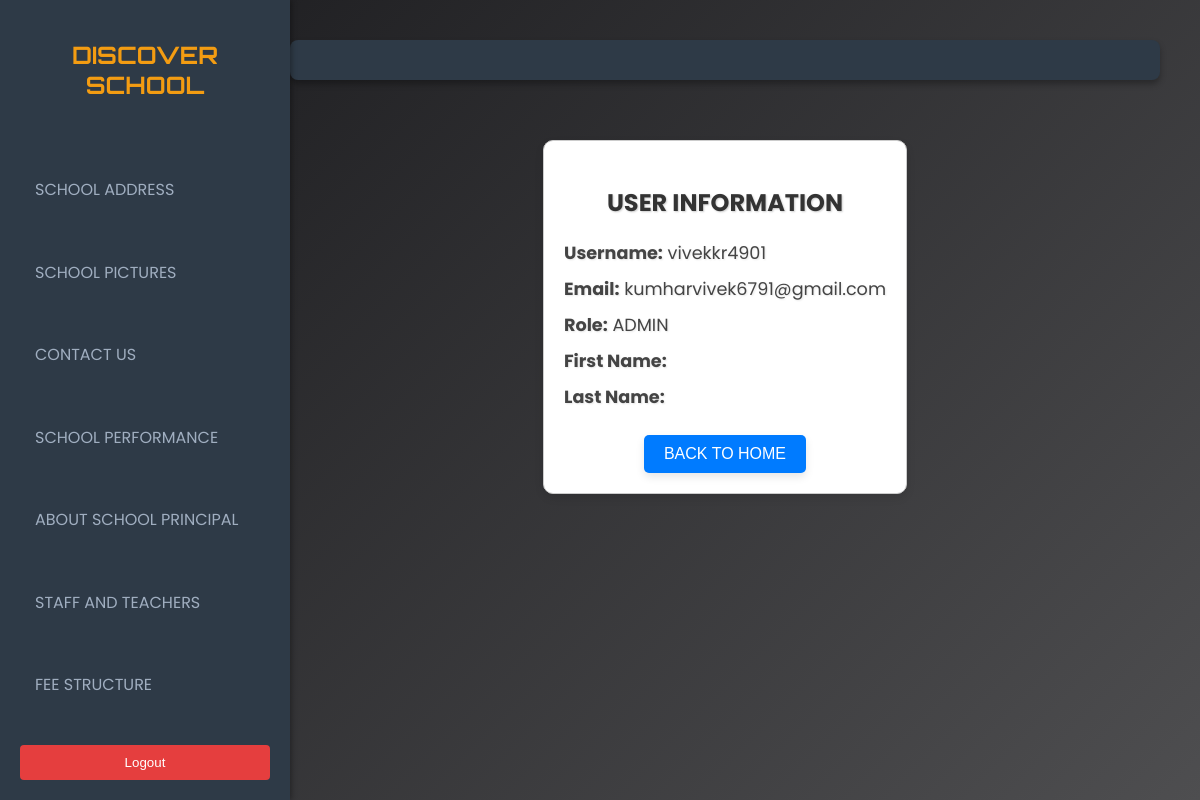
Page /profile/ (signed in) on the committed database.
### app/models.py (models this page shows, shortened)
class User(AbstractUser):
    first_name = models.CharField(max_length=200)
    last_name = models.CharField(max_length=200)
    class Role(models.TextChoices):
        ADMIN = "ADMIN", _('Admin')
        PRINCIPAL = "PRINCIPAL", _('Principal')
        STUDENT = "STUDENT", _('Student')
        TEACHER = "TEACHER", _('Teacher')
        WAITING = "WAITING", _('Waiting')
    base_role = Role.WAITING
    role = models.CharField(max_length=50, choices=Role.choices, default=base_role)

### app/views.py (the view)
# urls.py: path('profile/', views.profile, name='profile'),
@login_required(redirect_field_name="{% url 'login' %}")
def profile(request):
    if request.user.role != User.Role.STUDENT:
        return render(request, 'profile.html')
    else:
        try:
            student = Students.objects.get(id=request.user.id)
            return redirect(reverse('student_profile', args=[student.id]))  # Replace with your student profile URL name
        except Students.DoesNotExist:
            return render(request, 'profile.html')

### app/templates/profile.html (shortened to what this page needs)
{% extends 'base.html' %}
{% block content %}
<div class="profile-container">
    {% if user.is_authenticated %}
        <div id="profile-picture">
            <h3>USER INFORMATION</h3>
        </div>
        <div class="profile-info">
            <p><strong>Username:</strong> {{ user.username }}</p>
            <p><strong>Email:</strong> {{ user.email }}</p>
            <p><strong>Role:</strong> {{ user.role }}</p>
            <p><strong>First Name:</strong> {{ user.first_name }}</p>
            <p><strong>Last Name:</strong> {{ user.last_name }}</p>
        </div>
        <button onclick="window.location.href='{% url 'home' %}'" class="back-button">BACK TO HOME</button>
    {% else %}
        <p>You are not logged in. Please <a href="{% url 'login' %}">login</a> to view your profile.</p>
    {% endif %}
</div>
{% endblock %}

### app/templates/base.html (style rules this page uses)
body { font-family: 'Poppins', sans-serif; background: linear-gradient(135deg, #1a1a1d, #4e4e50); margin: 0; padding: 0; display: flex; min-height: 100vh; background-attachment: fixed; color: #e0e0e0; }

### app/templates/profile.html (style rules this page uses)
.profile-container { max-width: 500px; margin: 40px auto; padding: 20px; border: 1px solid #ccc; border-radius: 10px; background-color: #fff; text-align: center; box-shadow: 0 4px 8px rgba(0, 0, 0, 0.1); }
#profile-picture { margin-bottom: 20px; }
#profile-picture h3 { margin-bottom: 10px; font-size: 1.5em; color: #333; text-shadow: 1px 1px 2px rgba(0, 0, 0, 0.2); }
.profile-info { text-align: left; margin-bottom: 25px; }
.profile-info p { margin: 10px 0; font-size: 1.1em; color: #444; text-shadow: 1px 1px 2px rgba(0, 0, 0, 0.1); }
.back-button { padding: 10px 20px; background-color: #007bff; color: #fff; border: none; border-radius: 5px; cursor: pointer; box-shadow: 0 4px 8px rgba(0, 0, 0, 0.1); font-size: 1em; }

### rows in the picture
User: username "vivekkr4901", email "kumharvivek6791@gmail.com", role "ADMIN"
